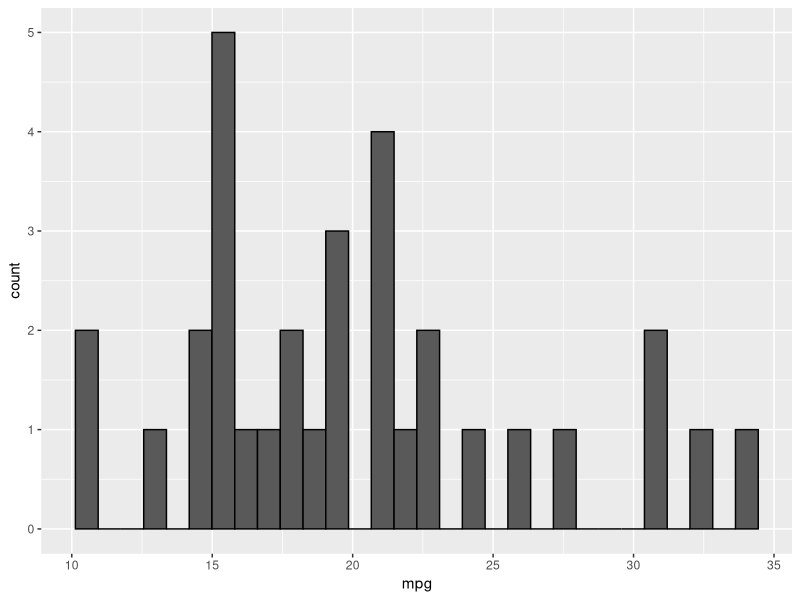

The R source for this figure:
## ---- chunk 1
knitr::opts_chunk$set(echo = TRUE)
## ---- chunk 2
library(tidyverse)
## ---- chunk 3
ggplot( data = mtcars, aes(x = mpg))+
  geom_histogram(color = "black")
